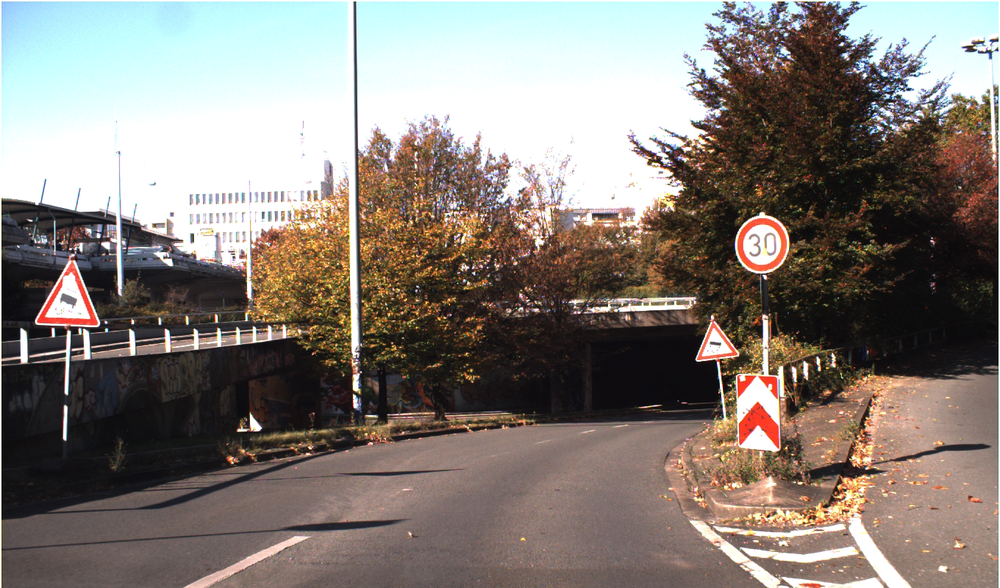
#> input picture VA-P2/Material-Señales/00023.ppm, 1000 x 588 px, shrunk from 1360 x 800 before the run
$ python traffic-sign.py
#> lines starting #> are read from the running program, lines starting #| are printed output that depends on the picture; after the words box and inside, x2 and y2 are one past the last pixel; in counts of white or black regions, pixels touching at a corner belong together
import matplotlib.pyplot as plt
import numpy as np
import cv2

image = cv2.imread("Material-Señales/00023.ppm")
#> image is the input picture: shape (588, 1000, 3); mean B, G, R 119, 125.3, 133.2

hsv = cv2.cvtColor(image, cv2.COLOR_BGR2HSV)
#> hsv: shape (588, 1000, 3); mean H, S, V 48.7, 59.7, 139.8

lower_red = np.array([0, 50, 50])
upper_red = np.array([10, 255, 255])

lower_blue = np.array([110, 50, 50])
upper_blue = np.array([130, 255, 255])

mask_red = cv2.inRange(hsv, lower_red, upper_red)
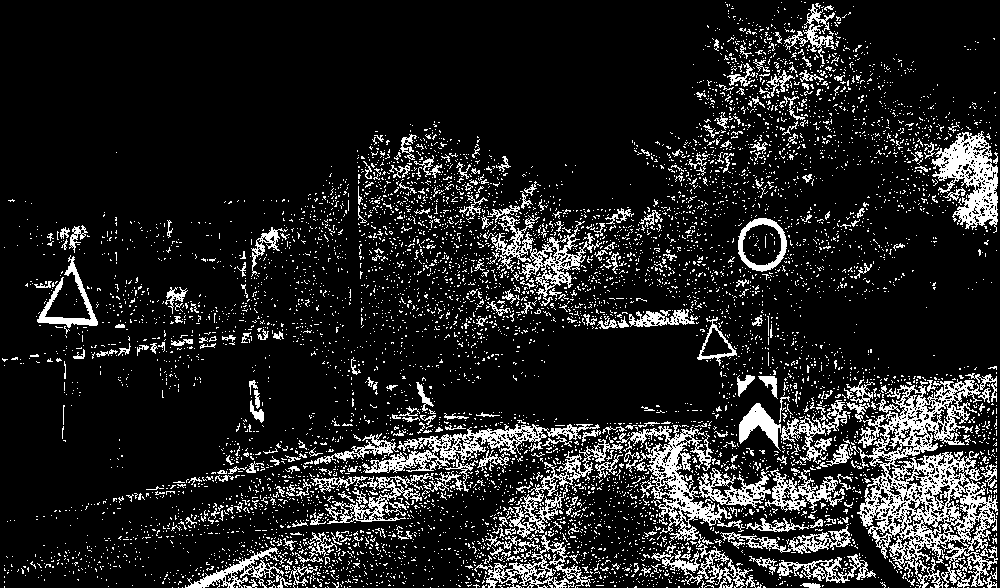
#> mask_red: shape (588, 1000); 13.5% white in thin lines or dots
mask_blue = cv2.inRange(hsv, lower_blue, upper_blue)
#> mask_blue: shape (588, 1000); 0.96% white in thin lines or dots

red_areas = cv2.bitwise_and(image, image, mask=mask_red)
blue_areas = cv2.bitwise_and(image, image, mask=mask_blue)

red_blurred = cv2.GaussianBlur(red_areas, (15, 15), 0)
blue_blurred = cv2.GaussianBlur(blue_areas, (15, 15), 0)

gray_red = cv2.cvtColor(red_areas, cv2.COLOR_BGR2GRAY)
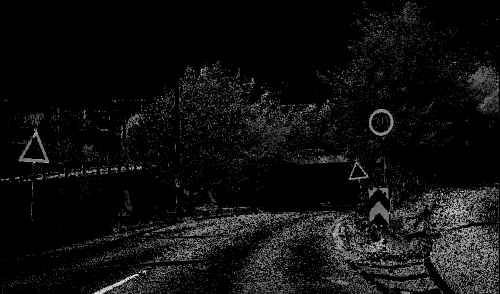
#> gray_red: shape (588, 1000) (shown at 1/2 size); min 0, max 229, mean 15.4
gray_blue = cv2.cvtColor(blue_areas, cv2.COLOR_BGR2GRAY)

thresh_red = cv2.adaptiveThreshold(gray_red, 255, cv2.ADAPTIVE_THRESH_GAUSSIAN_C, cv2.THRESH_BINARY, 11, 2)
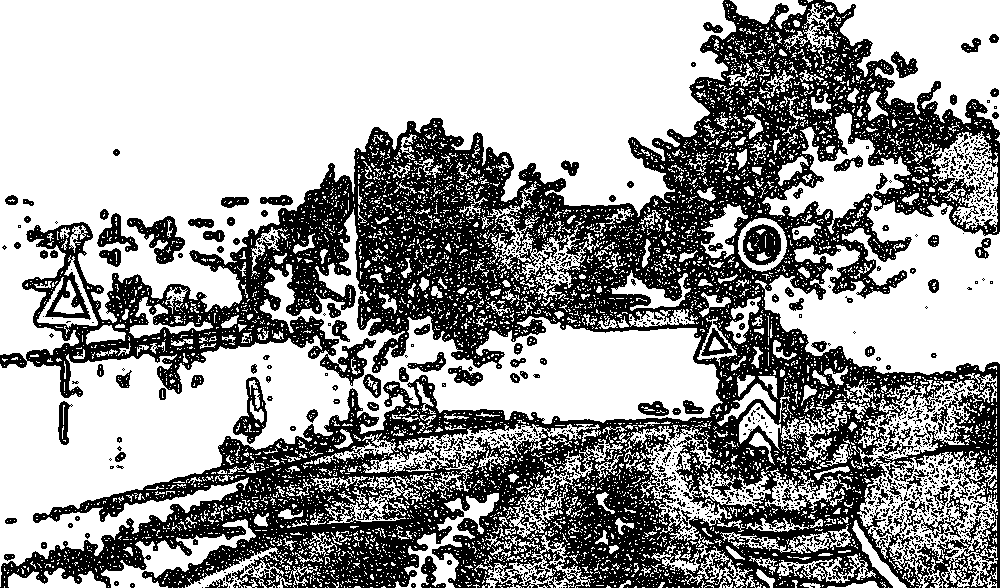
#> thresh_red: shape (588, 1000); 61.7% white; 962 black regions (794 under 20 px), largest, box (x1, y1, x2, y2) and area: (0, 0, 1000, 588) 206528, (127, 216, 185, 264) 1135, (743, 224, 781, 265) 1055
thresh_blue = cv2.adaptiveThreshold(gray_blue, 255, cv2.ADAPTIVE_THRESH_GAUSSIAN_C, cv2.THRESH_BINARY, 11, 2)
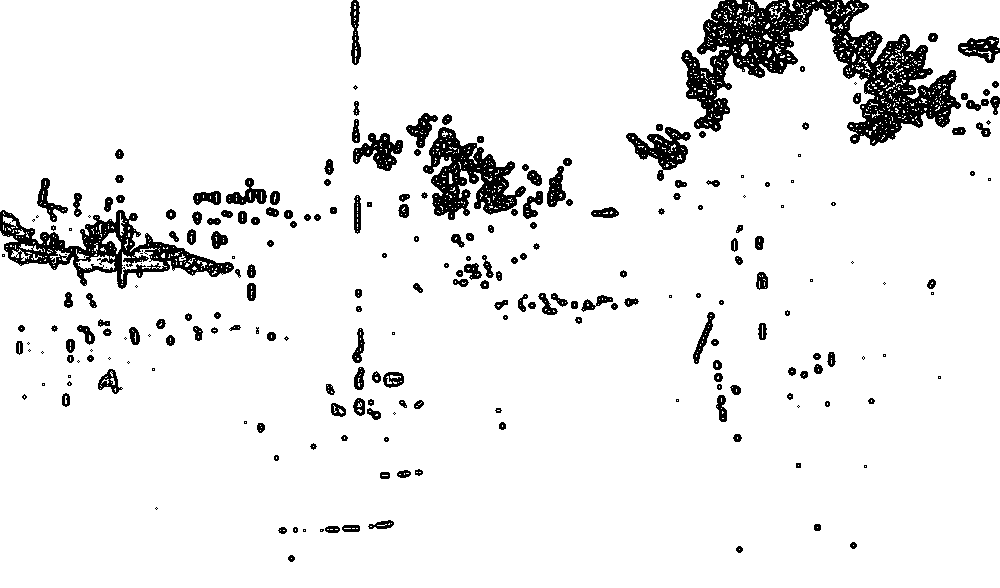
#> thresh_blue: shape (588, 1000); 92.5% white; 247 black regions (59 under 20 px)

contours_red, _ = cv2.findContours(thresh_red, cv2.RETR_LIST, cv2.CHAIN_APPROX_SIMPLE)
#> contours_red = 9720 contours, 9125 with area under 20; largest, box (x1, y1, x2, y2) and area: (0, 0, 736, 587) 224556, (755, 113, 1000, 375) 30675, (857, 379, 998, 588) 15330, (825, 0, 1000, 132) 13942, (616, 425, 745, 541) 3508
contours_blue, _ = cv2.findContours(thresh_blue, cv2.RETR_LIST, cv2.CHAIN_APPROX_SIMPLE)
#> contours_blue = 1736 contours, 1529 with area under 20; largest, box (x1, y1, x2, y2) and area: (0, 0, 1000, 588) 558760, (422, 126, 527, 221) 5040, (625, 126, 692, 171) 1596, (352, 132, 404, 172) 1141, (225, 177, 268, 206) 605

detected_shapes = np.zeros_like(image)

for cnt in contours_red:
    perimeter = cv2.arcLength(cnt, True)
    approx = cv2.approxPolyDP(cnt, 0.04 * perimeter, True)

    # Triángulo equilátero
    if len(approx) == 3:
        angles = []
        for i in range(3):
            pt1 = approx[i][0]
            pt2 = approx[(i + 1) % 3][0]
            pt3 = approx[(i + 2) % 3][0]
            vector1 = pt1 - pt2
            vector2 = pt3 - pt2
            dot = np.dot(vector1, vector2)
            det = np.linalg.norm(vector1) * np.linalg.norm(vector2)
            angle = np.arccos(dot / det) * (180 / np.pi)
            angles.append(angle)

        tolerance = 10
        if all(abs(angle - 60) < tolerance for angle in angles):
            cv2.drawContours(detected_shapes, [cnt], 0, (0, 0, 255), 3)
#> this loop made 9720 passes
#> (cnt, perimeter, approx) on passes 30, 34, 44: ([[635, 586], [634, 587], [636, 587], [636, 586]], 5.41, [[636, 586], [635, 586], [634, 587], [636, 587]]), ([[355, 586], [354, 587], [360, 587], [359, 586]], 12.83, [[354, 587], [360, 587], [359, 586], [355, 586]]), ([[822, 585], [822, 586], [823, 585]], 3.41, [[823, 585], [822, 585], [822, 586]])
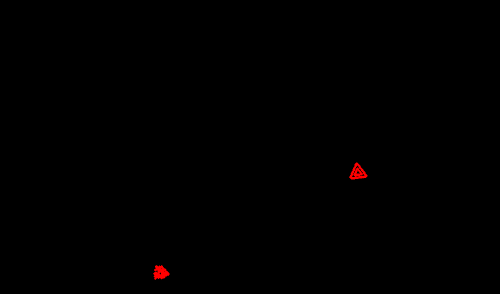
#> detected_shapes: shape (588, 1000, 3) (shown at 1/2 size); mean of channels 0, 1, 2 0, 0, 0.5; drawn as B, G, R

# Definir el área total de la imagen
min_contour_area = 1000

for cnt in contours_blue:
    approx = cv2.approxPolyDP(cnt, 0.04 * cv2.arcLength(cnt, True), True)

    # Cuadrado
    if len(approx) == 4:
        x, y, w, h = cv2.boundingRect(approx)
        aspect_ratio = float(w) / h

        contour_area = cv2.contourArea(cnt)
        rect_area = w * h

        if contour_area < rect_area and contour_area > min_contour_area and 0.7 <= aspect_ratio <= 1.3:
            cv2.drawContours(detected_shapes, [cnt], 0, (255, 0, 0), 3)
#> this loop made 1736 passes
#> (approx, x, y, w, h, aspect_ratio, contour_area, rect_area) on passes 30, 47, 51: ([[394, 522], [386, 529], [367, 526], [381, 520]], 367, 520, 28, 10, 2.8, 183, 280), ([[795, 463], [800, 462], [801, 467], [796, 468]], 795, 462, 7, 7, 1, 34, 49), ([[313, 442], [317, 446], [313, 450], [309, 446]], 309, 442, 9, 9, 1, 38, 81)

circles_red = cv2.HoughCircles(
    gray_red,
    cv2.HOUGH_GRADIENT,
    1,
    20,
    param1=100,
    param2=50,
    minRadius=1,
    maxRadius=40
)
#> circles_red = None

if circles_red is not None:
    circles_red = np.uint16(np.around(circles_red))
    for circle in circles_red[0, :]:
        a, b, r = circle[0], circle[1], circle[2]
        cv2.circle(detected_shapes, (a, b), r, (0, 255, 0), 2)

circles_blue = cv2.HoughCircles(
    gray_blue,
    cv2.HOUGH_GRADIENT,
    1,
    20,
    param1=50,
    param2=30,
    minRadius=1,
    maxRadius=40
)
#> circles_blue = [[882.5, 77.5, 17.2], [761.5, 27.5, 19.4]]

if circles_blue is not None:
    circles_blue = np.uint16(np.around(circles_blue))
#> circles_blue = [[882, 78, 17], [762, 28, 19]]
    for circle in circles_blue[0, :]:
        a, b, r = circle[0], circle[1], circle[2]
        cv2.circle(detected_shapes, (a, b), r, (0, 255, 0), 2)
#> this loop made 2 passes
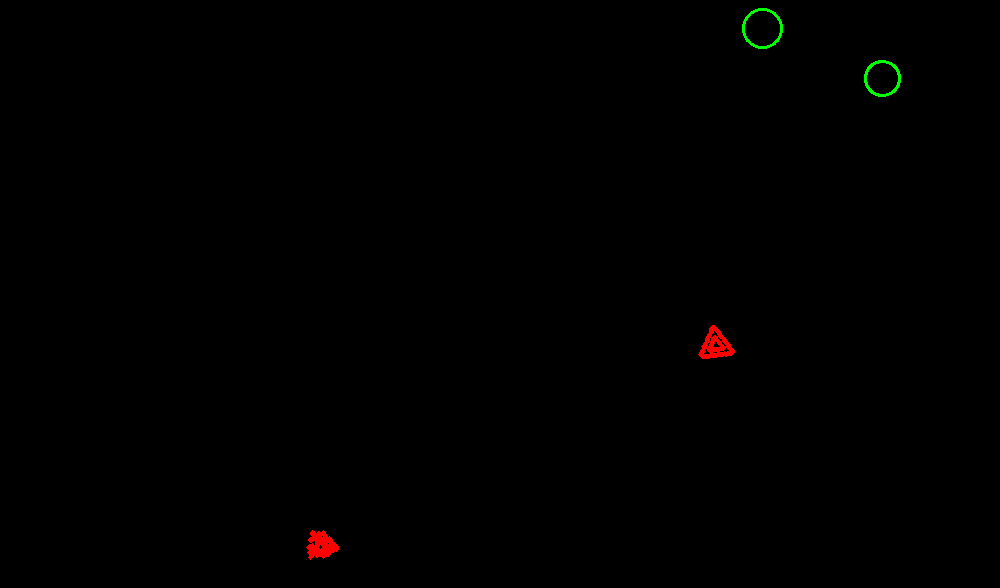
#> detected_shapes: shape (588, 1000, 3); 0.12% of pixels changed, all inside (x1, y1, x2, y2) = (742, 8, 901, 97); drawn as B, G, R


fig, ax = plt.subplots(1, 3, figsize=(12, 4))
ax[0].imshow(cv2.cvtColor(red_areas, cv2.COLOR_BGR2RGB))
ax[0].set_title('Áreas Rojas detectadas')

ax[1].imshow(cv2.cvtColor(blue_areas, cv2.COLOR_BGR2RGB))
ax[1].set_title('Áreas Azules detectadas')

ax[2].imshow(cv2.cvtColor(detected_shapes, cv2.COLOR_BGR2RGB))
ax[2].set_title('Formas detectadas')

for a in ax:
    a.axis('off')

plt.tight_layout()
plt.show()
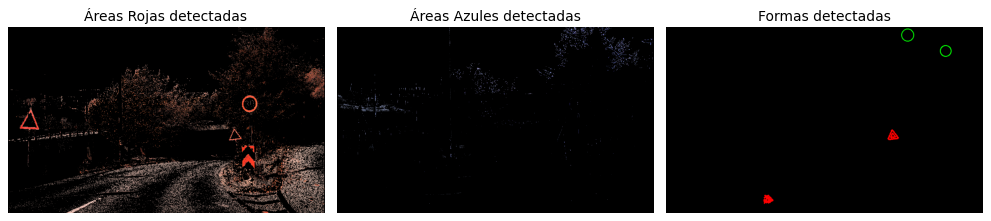
#> figure drawn by matplotlib, 3 panels

$ run again, with VA-P2/Material-Señales/00001.ppm copied over VA-P2/Material-Señales/00023.ppm
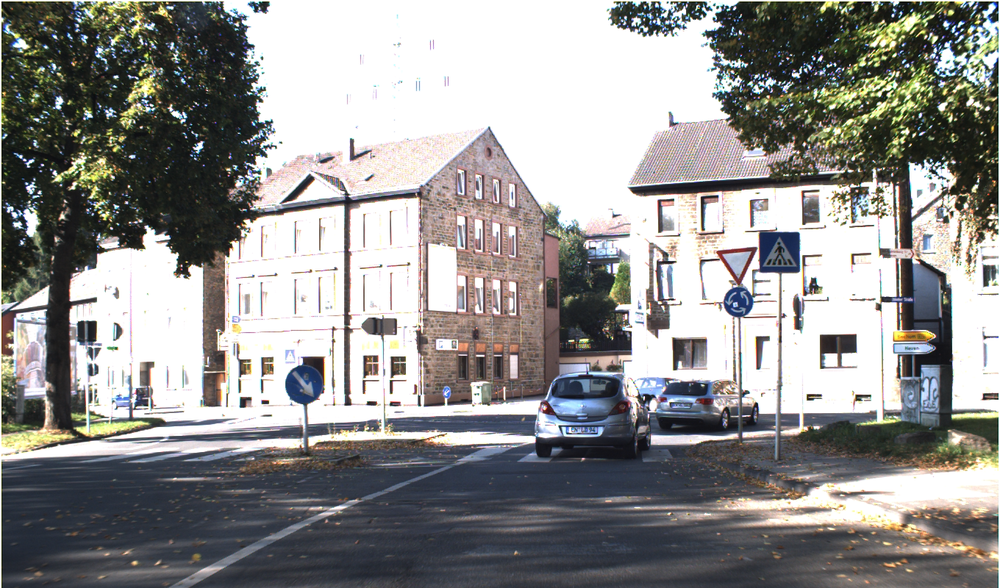
#> input picture VA-P2/Material-Señales/00001.ppm, 1000 x 588 px, shrunk from 1360 x 800 before the run
#> image is the input picture: shape (588, 1000, 3); mean B, G, R 143.3, 144.9, 145.4
#> hsv: shape (588, 1000, 3); mean H, S, V 56.6, 40.2, 152.9
#> mask_red: shape (588, 1000); 3.1% white in thin lines or dots
#> mask_blue: shape (588, 1000); 7.6% white in thin lines or dots
#> thresh_red: shape (588, 1000); 78.4% white; 615 black regions (147 under 20 px), largest, box (x1, y1, x2, y2) and area: (383, 137, 633, 408) 23971, (685, 424, 1000, 575) 12051, (631, 88, 885, 226) 9961
#> thresh_blue: shape (588, 1000); 75.1% white; 952 black regions (559 under 20 px)
#> contours_red = 4560 contours, 4020 with area under 20; largest, box (x1, y1, x2, y2) and area: (0, 0, 1000, 588) 560458, (382, 136, 634, 409) 34578, (630, 87, 886, 227) 12006, (170, 149, 346, 410) 8496, (235, 425, 461, 482) 5142
#> contours_blue = 5740 contours, 5153 with area under 20; largest, box (x1, y1, x2, y2) and area: (0, 0, 1000, 588) 458193, (333, 443, 689, 522) 11630, (700, 1, 859, 119) 8020, (257, 124, 544, 217) 4378, (20, 541, 236, 588) 4320
#> the loop `for cnt in contours_red:` made 4560 passes
#> (cnt, perimeter, approx) on passes 2, 7, 13, 39: ([[964, 583], [963, 584], [967, 584], [966, 583]], 8.83, [[963, 584], [967, 584], [966, 583], [964, 583]]), ([[848, 579], [848, 580], [849, 579]], 3.41, [[849, 579], [848, 579], [848, 580]]), ([[846, 576], [845, 577], [846, 577], [847, 576]], 4.83, [[847, 576], [846, 576], [845, 577], [846, 577]]), ([[860, 567], [860, 568], [861, 567]], 3.41, [[861, 567], [860, 567], [860, 568]])
#> the loop `for cnt in contours_blue:` made 5740 passes
#> (x, y, w, h) on pass 272: (551, 569, 3, 3)
#> after the loop `for cnt in contours_blue:`:
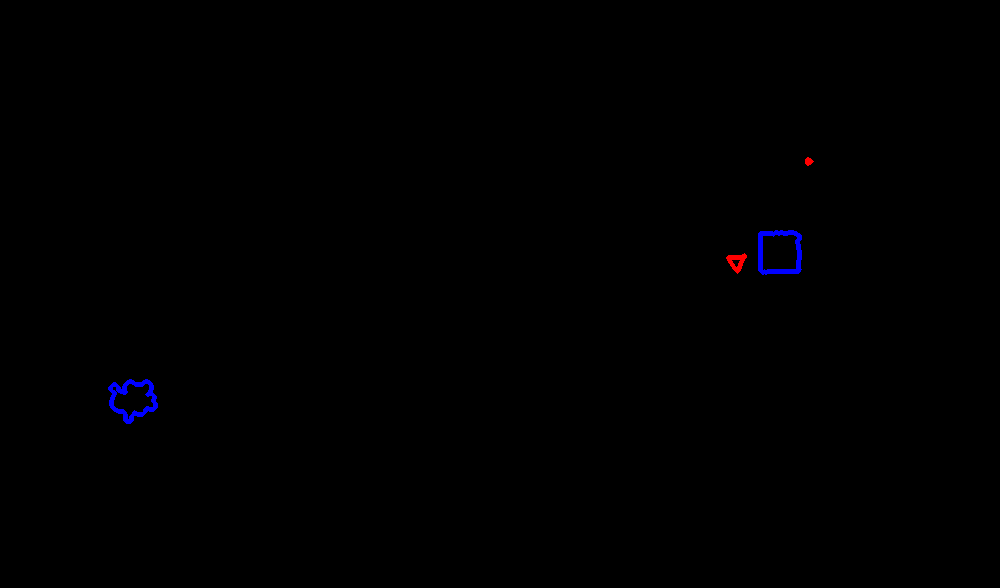
#> detected_shapes: shape (588, 1000, 3); mean of channels 0, 1, 2 0.7, 0, 0.1; drawn as B, G, R
#> circles_red = None
#> `circles_blue = cv2.HoughCircles( gray_blue, cv2.HOUGH_GRADIENT, 1, 20,..`: circles_blue = 60 rows, first 8: [570.5, 509.5, 39.4], [47.5, 500.5, 33.8], [439.5, 507.5, 33.8], [35.5, 524.5, 33.8], [223.5, 486.5, 35], [520.5, 518.5, 33.8], [490.5, 532.5, 33.8], [616.5, 503.5, 35]
#> `circles_blue = np.uint16(np.around(circles_blue))`: circles_blue = 60 rows, first 8: [570, 510, 39], [48, 500, 34], [440, 508, 34], [36, 524, 34], [224, 486, 35], [520, 518, 34], [490, 532, 34], [616, 504, 35]
#> the loop `for circle in circles_blue[0, :]:` made 60 passes
#> `plt.show()`:
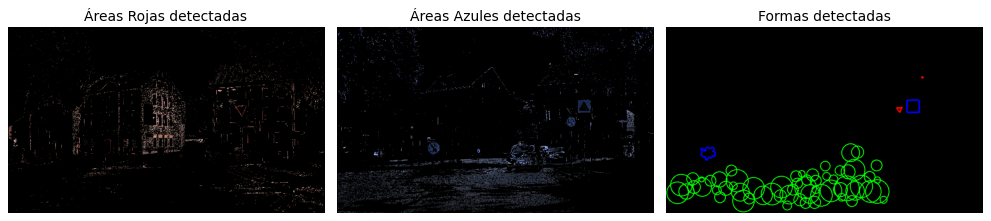
#> figure drawn by matplotlib, 3 panels
